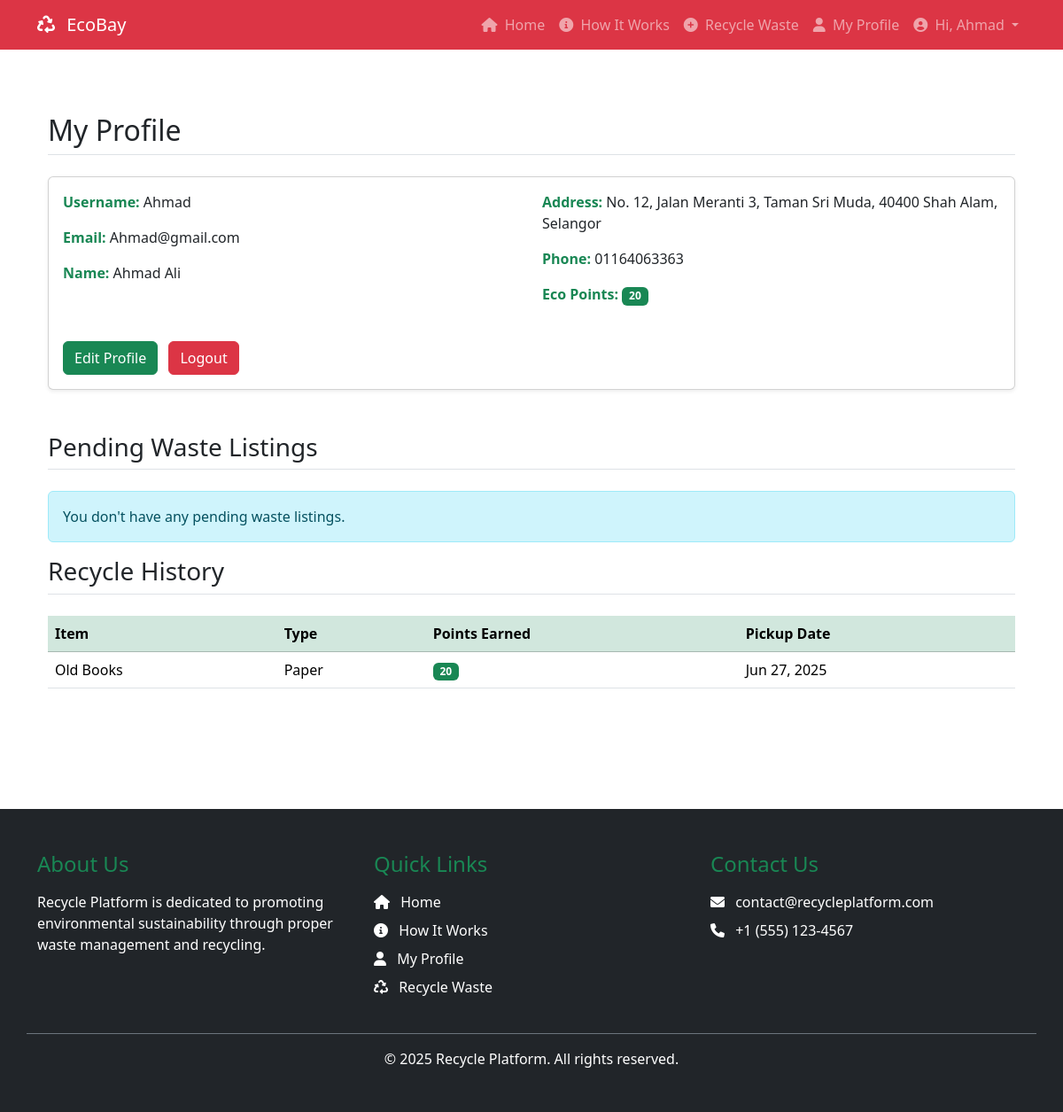
Page /profile/view.php (signed in) on the committed database.
### tables this page shows
CREATE TABLE `users` (
  `id` int(11) NOT NULL,
  `username` varchar(50) NOT NULL,
  `email` varchar(100) NOT NULL,
  `password` varchar(255) NOT NULL,
  `first_name` varchar(50) DEFAULT NULL,
  `last_name` varchar(50) DEFAULT NULL,
  `address` text DEFAULT NULL,
  `phone` varchar(20) DEFAULT NULL,
  `eco_points` int(11) DEFAULT 0,
  `created_at` timestamp NOT NULL DEFAULT current_timestamp(),
  `updated_at` timestamp NOT NULL DEFAULT current_timestamp() ON UPDATE current_timestamp(),
  `is_admin` tinyint(1) DEFAULT 0
);

CREATE TABLE `items` (
  `id` int(11) NOT NULL,
  `user_id` int(11) NOT NULL,
  `name` varchar(100) NOT NULL,
  `type` enum('Plastic','Metal','Paper','Glass','Electronics','Organic','Others') NOT NULL,
  `image_path` varchar(255) NOT NULL,
  `description` text DEFAULT NULL,
  `status` enum('Pending','Sold') DEFAULT 'Pending',
  `created_at` timestamp NOT NULL DEFAULT current_timestamp(),
  `updated_at` timestamp NOT NULL DEFAULT current_timestamp() ON UPDATE current_timestamp(),
  `admin_id` int(11) DEFAULT NULL,
  `points_earned` int(11) DEFAULT 0,
  `pickup_date` timestamp NULL DEFAULT NULL
);

### includes/functions.php (called while the page is built, shortened)
<?php
function getUserById($id) {
    global $pdo;
    $stmt = $pdo->prepare("SELECT * FROM users WHERE id = ?");
    $stmt->execute([$id]);
    return $stmt->fetch(PDO::FETCH_ASSOC);
}
?>

### profile/view.php (the view, shortened to what this page needs)
<?php
require_once '../includes/config.php';
$user = getUserById($_SESSION['user_id']);
$pendingStmt = $pdo->prepare("SELECT * FROM items
                            WHERE user_id = ? AND status = 'Pending'
                            ORDER BY created_at DESC");
$pendingStmt->execute([$_SESSION['user_id']]);
$pendingItems = $pendingStmt->fetchAll(PDO::FETCH_ASSOC);
$soldStmt = $pdo->prepare("SELECT * FROM items
                          WHERE user_id = ? AND status = 'Sold'
                          ORDER BY pickup_date DESC");
$soldStmt->execute([$_SESSION['user_id']]);
$soldItems = $soldStmt->fetchAll(PDO::FETCH_ASSOC);
?>
<?php include '../includes/header.php'; ?>
<div class="container py-5">
    <h2 class="mb-4 border-bottom pb-2">My Profile</h2>
    <div class="card mb-5 shadow-sm">
        <div class="card-body">
            <div class="row">
                <div class="col-md-6">
                    <p class="mb-3"><strong class="text-success">Username:</strong> <?= htmlspecialchars($user['username']) ?></p>
                    <p class="mb-3"><strong class="text-success">Email:</strong> <?= htmlspecialchars($user['email']) ?></p>
                    <p class="mb-3"><strong class="text-success">Name:</strong> <?= htmlspecialchars($user['first_name']) ?> <?= htmlspecialchars($user['last_name']) ?></p>
                </div>
                <div class="col-md-6">
                    <p class="mb-3"><strong class="text-success">Address:</strong> <?= !empty($user['address']) ? htmlspecialchars($user['address']) : 'Not provided' ?></p>
                    <p class="mb-3"><strong class="text-success">Phone:</strong> <?= !empty($user['phone']) ? htmlspecialchars($user['phone']) : 'Not provided' ?></p>
                    <p class="mb-3"><strong class="text-success">Eco Points:</strong> <span class="badge bg-success"><?= $user['eco_points'] ?></span></p>
                </div>
            </div>
            <div class="mt-4">
                <a href="edit.php" class="btn btn-success me-2">Edit Profile</a>
                <a href="../auth/logout.php" class="btn btn-danger">Logout</a>
            </div>
        </div>
    </div>
    <div class="my-items">
        <h3 class="mb-4 border-bottom pb-2">Pending Waste Listings</h3>
        <?php if (empty($pendingItems)): ?>
            <div class="alert alert-info">You don't have any pending waste listings.</div>
        <?php endif; ?>
        <h3 class="mb-4 border-bottom pb-2">Recycle History</h3>
        <?php if (empty($soldItems)): ?>
            <div class="alert alert-info">No items have been recycled yet.</div>
        <?php else: ?>
            <div class="table-responsive mb-5">
                <table class="table table-hover">
                    <thead class="table-success">
                        <tr>
                            <th>Item</th>
                            <th>Type</th>
                            <th>Points Earned</th>
                            <th>Pickup Date</th>
                        </tr>
                    </thead>
                    <tbody>
                        <?php foreach ($soldItems as $item): ?>
                            <tr>
                                <td><?= htmlspecialchars($item['name']) ?></td>
                                <td><?= htmlspecialchars($item['type']) ?></td>
                                <td><span class="badge bg-success"><?= $item['points_earned'] ?></span></td>
                                <td><?= date('M j, Y', strtotime($item['pickup_date'])) ?></td>
                            </tr>
                        <?php endforeach; ?>
                    </tbody>
                </table>
            </div>
        <?php endif; ?>
    </div>
</div>
<?php include '../includes/footer.php'; ?>

### rows in the picture
users: username "Ahmad", email "Ahmad@gmail.com", first_name "Ahmad", last_name "Ali", address "No. 12, Jalan Meranti 3, Taman Sri Muda, 40400 Shah Alam, Selangor", phone "01164063363", eco_points "20"
items: name "Old Books", type "Paper", points_earned "20", pickup_date "Jun 27, 2025"

### other values in the picture
$_SESSION['username'] "Ahmad"
